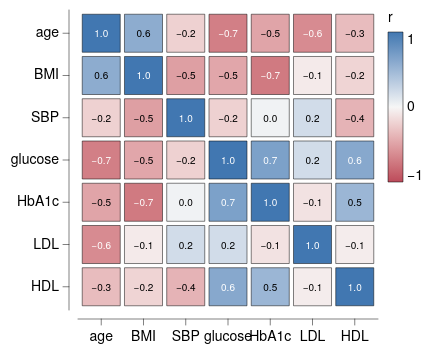

Vega-Lite specification for this chart:
### Vega-Lite specification from a JSON file in a GitHub repository (floating-point values rounded to 4 significant figures)
{"background": null, "config": {"arc": {"fill": "#DBDBDB", "fillOpacity": 1.0, "innerRadius": 37.5, "padAngle": 0.03, "stroke": "black", "strokeOpacity": 1, "strokeWidth": 0.25}, "area": {"fill": "#DBDBDB", "fillOpacity": 1.0, "stroke": "black", "strokeOpacity": 1, "strokeWidth": 0.25}, "axis": {"domain": true, "domainCap": "round", "domainColor": "black", "domainWidth": 0.25, "grid": false, "gridCap": "round", "gridColor": "#F1F1F1", "gridDash": [0, 0], "gridOpacity": 1.0, "gridWidth": 0.25, "labelColor": "black", "labelFont": "Helvetica Neue", "labelFontSize": 7, "labelFontStyle": "normal", "labelFontWeight": 400, "offset": 4.5, "ticks": true, "tickCap": "round", "tickColor": "black", "tickRound": false, "tickSize": 3, "tickWidth": 0.25, "titleColor": "black", "titleFont": "Helvetica Neue", "titleFontSize": 7, "titleFontStyle": "normal", "titleFontWeight": 400}, "axisX": {"domain": true, "labelAlign": "center", "labelAngle": 0, "labels": true, "ticks": true, "translate": 0}, "axisY": {"domain": true, "labelAlign": "right", "labelAngle": 0, "labels": true, "ticks": true, "translate": 0}, "axisRight": {"domain": true, "labelAlign": "left", "labelAngle": 0, "labels": true, "ticks": true, "translate": 0}, "axisTop": {"domain": true, "labelAlign": "center", "labelAngle": 0, "labels": true, "ticks": true, "translate": 0}, "axisBand": {"tickOffset": 0}, "bar": {"fill": "#DBDBDB", "fillOpacity": 1.0, "stroke": "black", "strokeOpacity": 1, "strokeWidth": 0.25}, "boxplot": {"size": 13.5, "ticks": {"cornerRadius": 0.25, "fill": "black", "opacity": 1, "size": 6.75, "thickness": 0.25}, "box": {"fillOpacity": 1.0, "stroke": "black", "strokeOpacity": 1, "strokeWidth": 0.25}, "median": {"cornerRadius": 0, "fill": "black", "fillOpacity": 1.0, "opacity": 1, "size": 13.5, "thickness": 0.25}, "rule": {"fill": "black", "fillOpacity": 1.0, "size": 15.0, "stroke": "black", "strokeDash": [0, 0], "strokeOpacity": 1, "strokeWidth": 0.25}, "outliers": {"color": "black", "fill": "black", "fillOpacity": 1.0, "size": 0, "stroke": "black", "strokeOpacity": 1, "strokeWidth": 0.25}}, "circle": {"fill": "black", "fillOpacity": 1.0, "size": 0.75, "stroke": null, "strokeOpacity": 1, "strokeWidth": 0.25}, "errorband": {"band": {"fillOpacity": 0.6, "stroke": null, "strokeWidth": 0.25, "strokeOpacity": 1}, "borders": {"opacity": 0, "strokeOpacity": 0.25, "strokeWidth": 1}}, "errorbar": {"opacity": 1, "rule": {"strokeDash": [0, 0], "strokeWidth": 0.25}, "ticks": {"color": "black", "cornerRadius": 0.125, "opacity": 1, "size": 9.0, "thickness": 0.25}, "thickness": 0.25}, "font": "Helvetica Neue", "geoshape": {"fill": "#DBDBDB", "fillOpacity": 1.0, "stroke": "black", "strokeOpacity": 1, "strokeWidth": 0.25}, "header": {"labelColor": "black", "labelFont": "Helvetica Neue", "labelFontSize": 7, "labelFontStyle": "normal", "labelFontWeight": 400, "titleColor": "black", "titleFont": "Helvetica Neue", "titleFontSize": 7, "titleFontStyle": "normal", "titleFontWeight": 400, "titlePadding": 0}, "legend": {"disable": false, "offset": 4.5, "titlePadding": 4, "labelOffset": 2, "gradientLabelOffset": 2, "gradientLength": 75.0, "gradientThickness": 7.5, "gradientOpacity": 1.0, "gradientStrokeColor": "black", "gradientStrokeWidth": 0.25, "labelColor": "black", "labelFont": "Helvetica Neue", "labelFontSize": 7, "labelFontStyle": "normal", "labelFontWeight": 400, "strokeColor": "black", "strokeWidth": 0, "symbolSize": 42, "symbolStrokeColor": "black", "symbolStrokeWidth": 0.25, "titleColor": "black", "titleFont": "Helvetica Neue", "titleFontSize": 7, "titleFontStyle": "normal", "titleFontWeight": 400}, "line": {"color": "black", "stroke": "black", "strokeCap": "round", "strokeDash": [0, 0], "strokeOpacity": 1, "strokeWidth": 0.375}, "point": {"filled": true, "fill": "#DBDBDB", "fillOpacity": 1.0, "size": 7.5, "stroke": "black", "strokeOpacity": 1, "strokeWidth": 0.25}, "range": {"category": ["#C6D9F1", "#F1C9CB", "#FEF0B9", "#CEE37A", "#7AA8E0", "#E589A3", "#FDDD5D", "#68B961", "#4177B1", "#C35082", "#E5C227", "#438156"], "diverging": {"scheme": ["#C35082", "#CE6D94", "#D989A7", "#E2A4BA", "#EABFCE", "#F1DBE2", "#F6F6F6", "#D7E0EB", "#B9CBE0", "#9BB6D5", "#7DA1C9", "#5F8CBD", "#4177B1"]}, "heatmap": {"scheme": ["#32022B", "#43044D", "#4C196E", "#4D338C", "#484DA6", "#3A68BB", "#1D83CA", "#1D9CCB", "#23B5C9", "#28CDC5", "#4DE0B4", "#91EE9F"]}, "ordinal": {"scheme": ["#F1F1F1", "#DBDBDB", "#C6C6C6", "#B2B2B2", "#9D9D9D", "#898989", "#767676", "#636363", "#515151", "#404040", "#2F2F2F", "#1F1F1F"]}, "ramp": {"scheme": ["#32022B", "#43044D", "#4C196E", "#4D338C", "#484DA6", "#3A68BB", "#1D83CA", "#1D9CCB", "#23B5C9", "#28CDC5", "#4DE0B4", "#91EE9F"]}}, "rule": {"color": "black", "stroke": "black", "strokeCap": "round", "strokeDash": [2, 2], "strokeOpacity": 1, "strokeWidth": 0.25}, "scale": {"bandPaddingInner": 0.1, "bandPaddingOuter": 0.1, "round": false}, "rect": {"fill": "#DBDBDB", "fillOpacity": 1.0, "stroke": "black", "strokeOpacity": 1, "strokeWidth": 0.25}, "square": {"fill": "#DBDBDB", "fillOpacity": 1.0, "size": 15.0, "stroke": "black", "strokeOpacity": 1, "strokeWidth": 0.25}, "text": {"color": "black", "font": "Helvetica Neue", "fontSize": 7, "fontStyle": "normal", "fontWeight": 400}, "tick": {"color": "black", "cornerRadius": 0.125, "opacity": 1.0, "size": 13.5, "thickness": 0.25}, "title": {"anchor": "middle", "frame": "group", "color": "black", "font": "Helvetica Neue", "fontSize": 7, "fontStyle": "normal", "fontWeight": 400, "subtitleColor": "black", "subtitleFont": "Helvetica Neue", "subtitleFontSize": "Helvetica Neue", "subtitleFontStyle": "normal", "subtitleFontWeight": 400}, "trail": {"color": "black", "opacity": 1, "size": 0.375}, "view": {"continuousWidth": 150, "continuousHeight": 150, "discreteWidth": 150, "discreteHeight": 150, "fill": null, "stroke": null, "strokeWidth": 0.25}}, "layer": [{"mark": {"type": "rect"}, "encoding": {"color": {"field": "r", "scale": {"domain": [-1, 1], "range": ["#BC4A5A", "#C96872", "#D4858B", "#DFA1A5", "#E8BDBF", "#F0DADA", "#F6F6F6", "#D7E0EB", "#B9CBE0", "#9BB6D5", "#7DA1C9", "#5F8CBD", "#4177B1"]}, "title": "r", "type": "quantitative"}, "x": {"field": "a", "sort": ["age", "BMI", "SBP", "glucose", "HbA1c", "LDL", "HDL"], "title": null, "type": "nominal"}, "y": {"field": "b", "sort": ["age", "BMI", "SBP", "glucose", "HbA1c", "LDL", "HDL"], "title": null, "type": "nominal"}}}, {"mark": {"type": "text", "fontSize": 5}, "encoding": {"color": {"condition": {"test": "abs(datum.r) > 0.6", "value": "white"}, "value": "black"}, "text": {"field": "r", "format": ".1f", "type": "quantitative"}, "x": {"field": "a", "sort": ["age", "BMI", "SBP", "glucose", "HbA1c", "LDL", "HDL"], "title": null, "type": "nominal"}, "y": {"field": "b", "sort": ["age", "BMI", "SBP", "glucose", "HbA1c", "LDL", "HDL"], "title": null, "type": "nominal"}}}], "data": {"name": "data-4595564f81c0078719e5a4ea5648a7fc"}, "$schema": "https://vega.github.io/schema/vega-lite/v6.4.1.json", "datasets": {"data-4595564f81c0078719e5a4ea5648a7fc": [{"a": "age", "b": "age", "r": 1.0}, {"a": "age", "b": "BMI", "r": 0.58}, {"a": "age", "b": "SBP", "r": -0.22}, {"a": "age", "b": "glucose", "r": -0.7}, {"a": "age", "b": "HbA1c", "r": -0.48}, {"a": "age", "b": "LDL", "r": -0.63}, {"a": "age", "b": "HDL", "r": -0.34}, {"a": "BMI", "b": "age", "r": 0.58}, {"a": "BMI", "b": "BMI", "r": 1.0}, {"a": "BMI", "b": "SBP", "r": -0.51}, {"a": "BMI", "b": "glucose", "r": -0.47}, {"a": "BMI", "b": "HbA1c", "r": -0.73}, {"a": "BMI", "b": "LDL", "r": -0.07}, {"a": "BMI", "b": "HDL", "r": -0.2}, {"a": "SBP", "b": "age", "r": -0.22}, {"a": "SBP", "b": "BMI", "r": -0.51}, {"a": "SBP", "b": "SBP", "r": 1.0}, {"a": "SBP", "b": "glucose", "r": -0.22}, {"a": "SBP", "b": "HbA1c", "r": 0.03}, {"a": "SBP", "b": "LDL", "r": 0.2}, {"a": "SBP", "b": "HDL", "r": -0.39}, {"a": "glucose", "b": "age", "r": -0.7}, {"a": "glucose", "b": "BMI", "r": -0.47}, {"a": "glucose", "b": "SBP", "r": -0.22}, {"a": "glucose", "b": "glucose", "r": 1.0}, {"a": "glucose", "b": "HbA1c", "r": 0.67}, {"a": "glucose", "b": "LDL", "r": 0.2}, {"a": "glucose", "b": "HDL", "r": 0.61}, {"a": "HbA1c", "b": "age", "r": -0.48}, {"a": "HbA1c", "b": "BMI", "r": -0.73}, {"a": "HbA1c", "b": "SBP", "r": 0.03}, {"a": "HbA1c", "b": "glucose", "r": 0.67}, {"a": "HbA1c", "b": "HbA1c", "r": 1.0}, {"a": "HbA1c", "b": "LDL", "r": -0.12}, {"a": "HbA1c", "b": "HDL", "r": 0.5}, {"a": "LDL", "b": "age", "r": -0.63}, {"a": "LDL", "b": "BMI", "r": -0.07}, {"a": "LDL", "b": "SBP", "r": 0.2}, {"a": "LDL", "b": "glucose", "r": 0.2}, {"a": "LDL", "b": "HbA1c", "r": -0.12}, {"a": "LDL", "b": "LDL", "r": 1.0}, {"a": "LDL", "b": "HDL", "r": -0.06}, {"a": "HDL", "b": "age", "r": -0.34}, {"a": "HDL", "b": "BMI", "r": -0.2}, {"a": "HDL", "b": "SBP", "r": -0.39}, {"a": "HDL", "b": "glucose", "r": 0.61}, {"a": "HDL", "b": "HbA1c", "r": 0.5}, {"a": "HDL", "b": "LDL", "r": -0.06}, {"a": "HDL", "b": "HDL", "r": 1.0}]}}
